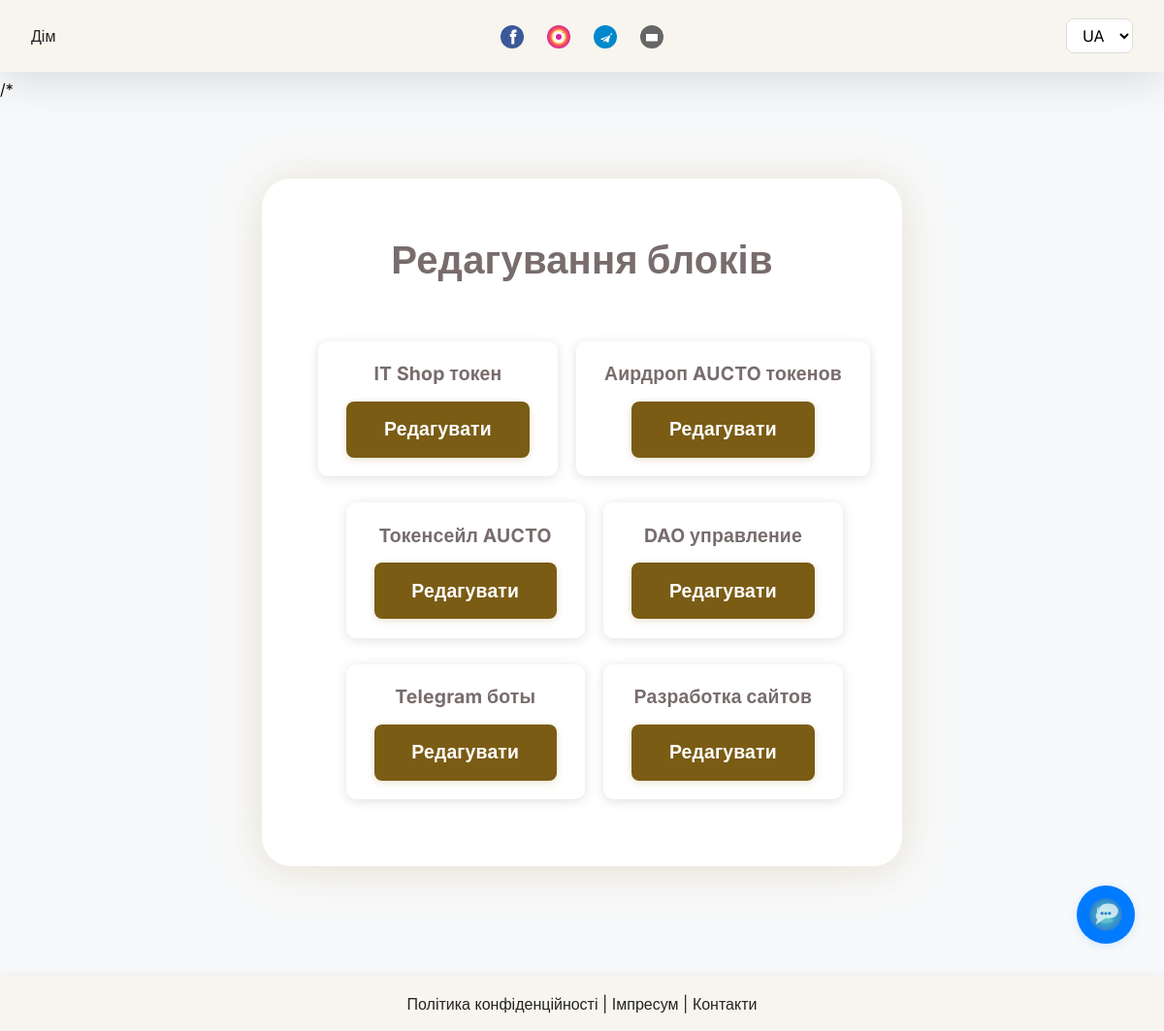
The app's page /admin/blocks (signed in), older data.
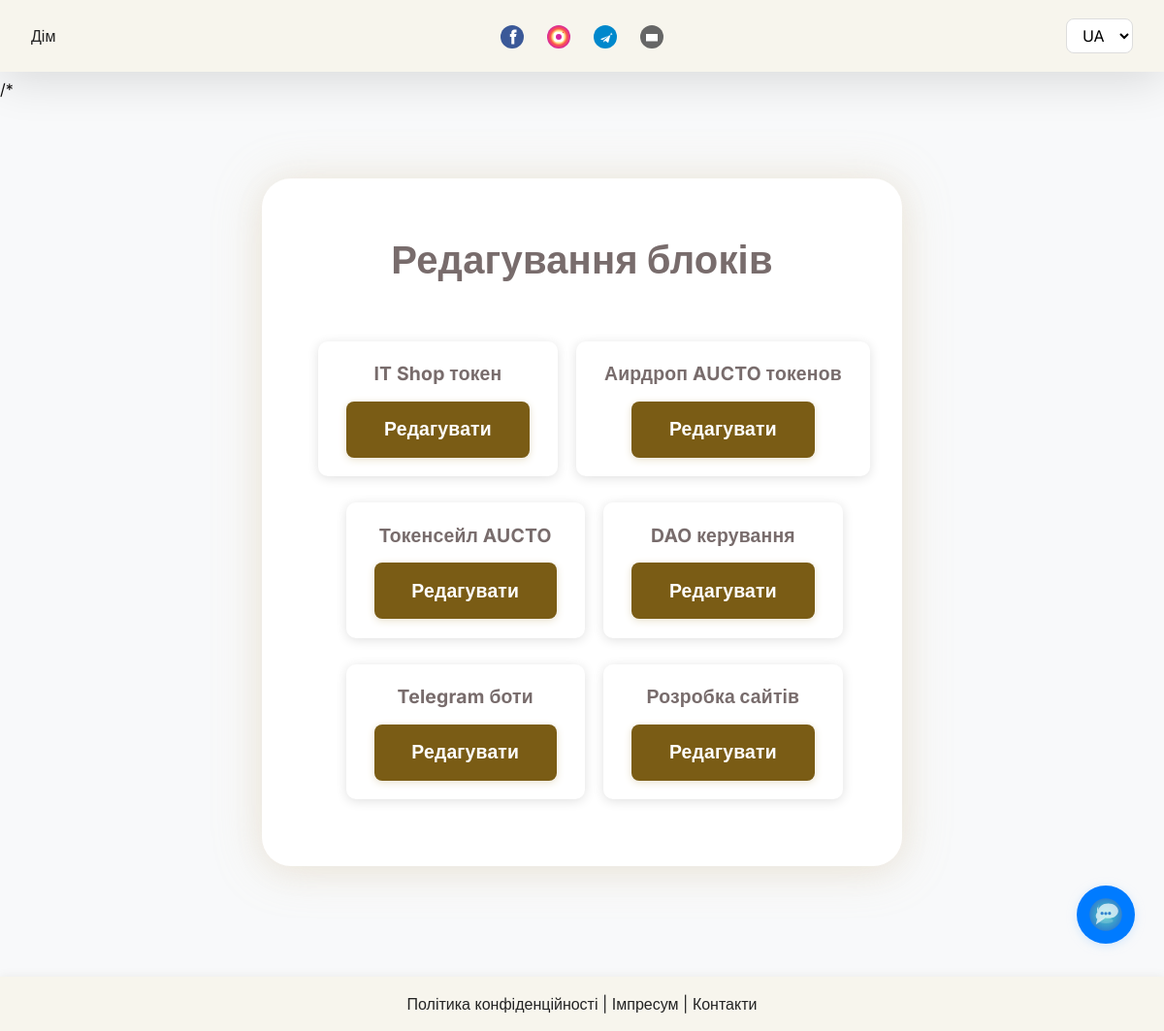
The same page, newer data.
### app/models.py (models this page shows)
class Block(db.Model):
    id = db.Column(db.Integer, primary_key=True)
    title = db.Column(db.String(128))
    content = db.Column(db.Text)
    image = db.Column(db.String(256))
    order = db.Column(db.Integer, default=1)
    is_active = db.Column(db.Boolean, default=True)
    slug = db.Column(db.String(64), unique=True)
    is_top = db.Column(db.Boolean, default=False)  # Нове поле: головний блок
    title_ua = db.Column(db.String(128))
    title_en = db.Column(db.String(128))
    title_de = db.Column(db.String(128))
    title_ru = db.Column(db.String(128))
    content_ua = db.Column(db.Text)
    content_en = db.Column(db.Text)
    content_de = db.Column(db.Text)
    content_ru = db.Column(db.Text)

### app/admin/routes.py (the view)
@admin.route('/blocks')
@admin_required
def blocks():
    blocks = Block.query.order_by(Block.order).all()
    return render_template('admin/edit_block.html', blocks=blocks)

### app/__init__.py (called while the page is built)
@login_manager.user_loader
def load_user(user_id):
    return User.query.get(int(user_id))

### app/admin/routes.py (called while the page is built)
def admin_required(func):
    from functools import wraps
    @wraps(func)
    def wrapper(*args, **kwargs):
        if not current_user.is_authenticated:
            return redirect(url_for('admin.login'))
        return func(*args, **kwargs)
    return wrapper

### app/templates/admin/edit_block.html (shortened to what this page needs)
{% extends 'base.html' %}
{% block content %}
<div class="page-container">
  <h1 style="text-align:center;margin-bottom:1.5em;">Редагування блоків</h1>
  {% if blocks %}
    <ul style="display:flex;flex-wrap:wrap;gap:1em;justify-content:center;padding:0;list-style:none;">
      {% for block in blocks %}
        <li style="background:#fff;border-radius:10px;box-shadow:0 2px 12px #e0e0e0;padding:1em 1.5em;min-width:220px;max-width:320px;text-align:center;">
          <b>{{ block.title }}</b><br>
          <a href="{{ url_for('admin.edit_block', block_id=block.id) }}" class="btn btn-primary" style="margin-top:0.7em;">Редагувати</a>
        </li>
      {% endfor %}
    </ul>
  {% endif %}
</div>
{% endblock %}

### app/templates/base.html (shortened to what this page needs)
<!doctype html>
<html lang="uk">  <head>
    <link href="https://cdn.jsdelivr.net/npm/bootstrap@5.3.0/dist/css/bootstrap.min.css" rel="stylesheet">
    <link rel="stylesheet" href="https://cdnjs.cloudflare.com/ajax/libs/font-awesome/6.0.0/css/all.min.css">
    <link rel="stylesheet" href="{{ url_for('static', filename='css/style.css') }}">
    <link rel="stylesheet" href="{{ url_for('static', filename='css/blockchain.css') }}">
    /*<link rel="stylesheet" href="{{ url_for('static', filename='css/ocean_bg.css') }}">
  </head>
  <body style="padding-top: 80px; padding-bottom: 80px;">
    <header>
      <nav>
        <div class="nav-left">
          <a href="{{ url_for('main.index') }}">{{ _('Дім') }}</a>
        </div>
        <div class="nav-center">
          <a href="{{ settings.facebook if settings and settings.facebook else 'https://facebook.com' }}" target="_blank" title="Facebook">
            <img src="{{ url_for('static', filename='img/facebook.svg') }}" alt="Facebook">
          </a>
          <a href="{{ settings.instagram if settings and settings.instagram else 'https://instagram.com' }}" target="_blank" title="Instagram">
            <img src="{{ url_for('static', filename='img/instagram.svg') }}" alt="Instagram">
          </a>
          <a href="{{ settings.telegram if settings and settings.telegram else 'https://t.me/' }}" target="_blank" title="Telegram">
            <img src="{{ url_for('static', filename='img/telegram.svg') }}" alt="Telegram">
          </a>
          <a href="mailto:{{ settings.email if settings and settings.email else 'info@example.com' }}" title="Email">
            <img src="{{ url_for('static', filename='img/email.svg') }}" alt="Email">
          </a>
        </div>
        <div class="nav-right">
          <form id="lang-switcher-form" method="get" style="display:inline;">
            <select name="lang" id="lang-switcher" style="padding:6px 12px;border-radius:8px;border:1px solid #ddd;font-size:1em;background:#fff;">
              <option value="uk" {% if g.get('lang', 'uk') == 'uk' %}selected{% endif %}>UA</option>
            </select>
          </form>
        </div>
      </nav>
    </header>
    <main>
      {% block content %}{% endblock %}
    </main>
    <footer id="site-footer" style="position:fixed;left:0;right:0;bottom:0;width:100%;background:#f5f5f5;padding:1em;text-align:center;z-index:900;box-shadow:0 -2px 8px #eee;">
      <a href="/privacy">{{ _('Політика конфіденційності') }}</a> |
      <a href="/impressum">{{ _('Імпресум') }}</a> |
      <a href="/contacts">{{ _('Контакти') }}</a>
    </footer>
    <button id="chat-open-btn" class="chat-circle-btn" title="Чат із асистентом">
      <img src="/static/img/chat_icon.svg" alt="Чат" />
    </button>
  </body>
</html>

### app/static/css/style.css (style rules this page uses)
:root { --page-bg: #f8f9fa; --block-bg: #fff; --main-font: 'Inter', 'Montserrat', Arial, sans-serif; --page-accent: #7a5c15; --page-accent-light: #cfb78c; --header-footer-bg: #f7f5ed; }
header, footer#site-footer { background: var(--header-footer-bg) !important; color: #232323 !important; box-shadow: 0 8px 48px #0002; z-index: 1000; }
header { position: fixed; top: 0; left: 0; right: 0; width: 100%; padding: 1.2em 0; }
footer#site-footer { position: fixed; left: 0; right: 0; bottom: 0; width: 100%; padding: 1.2em 0.5em; text-align: center; box-shadow: 0 -4px 32px #efe1caaa; background: var(--header-footer-bg) !important; }
body { background: var(--page-bg) !important; color: #100f0f; margin: 0; padding: 0; min-height: 100vh; font-family: var(--main-font); }
a, .block-card a, .block-card h3 a, .block-card p a { text-decoration: none !important; color: inherit; transition: color 0.18s; }
.page-content, .page-container { max-width: 660px; margin: 80px auto 90px auto; padding: 44px 28px 36px 28px; background: var(--block-bg); border-radius: 30px; box-shadow: 0 6px 32px 0 rgba(183, 151, 122, 0.08), 0 2px 48px 0 #dac7a258; color: #786c6c; font-size: 1.21em; line-height: 1.74; letter-spacing: 0.01em; text-align: left; word-break: break-word; }
.page-content h1, .page-content h2, .page-content h3, .page-container h1, .page-container h2, .page-container h3 { text-align: center; margin-top: 16px; margin-bottom: 30px; font-weight: 800; font-family: var(--main-font); }
.page-content ul, .page-content ol, .page-container ul, .page-container ol { text-align: left; display: block; margin: 1.3em 0 1.3em 1.3em; font-size: 1em; line-height: 1.5; padding-left: 1.5em; }
.page-content li, .page-container li { margin-bottom: 0.4em; text-align: left; }
.btn, .btn-primary { display: inline-block; background: var(--page-accent); color: #fff !important; border: none; border-radius: 12px; padding: 0.75em 2em; margin-top: 1em; font-size: 1em; font-weight: 700; cursor: pointer; text-decoration: none; transition: background 0.18s, color 0.16s; font-family: var(--main-font); box-shadow: 0 2px 8px #e9e2cf; }
.btn { font-family: var(--main-font) !important; font-weight: 600 !important; border-radius: 8px !important; transition: all 0.3s ease !important; text-decoration: none !important; display: inline-block !important; white-space: nowrap !important; }
.btn-primary { background-color: var(--page-accent) !important; border-color: var(--page-accent) !important; }

### app/static/css/ocean_bg.css (style rules this page uses)
body { background: #eaf6ff; }

### app/templates/base.html (style rules this page uses)
.chat-circle-btn { position: fixed; right: 30px; bottom: 90px; width: 60px; height: 60px; background: #007bff; color: #fff; border: none; border-radius: 50%; font-size: 2em; box-shadow: 0 2px 10px #b3d8ff88; cursor: pointer; z-index: 1100; display: flex; align-items: center; justify-content: center; transition: background 0.2s; }
.chat-circle-btn img { width: 36px; height: 36px; pointer-events: none; }
header nav { display: flex; justify-content: space-between; align-items: center; max-width: 1400px; margin: 0 auto; padding: 0 2em; }
.nav-left { flex: 1; display: flex; justify-content: flex-start; }
.nav-center { flex: 1; display: flex; justify-content: center; align-items: center; gap: 1.5em; }
.nav-right { flex: 1; display: flex; justify-content: flex-end; }
nav a { color: #232323; text-decoration: none; font-weight: 500; transition: color 0.2s; }
.nav-center a img { height: 24px; width: 24px; transition: transform 0.2s; }

Row changes from the older to the newer data that the page shows:
changed Block: title "DAO управление" → "DAO керування"
changed Block: title "Telegram боты" → "Telegram боти"
changed Block: title "Разработка сайтов" → "Розробка сайтів"
